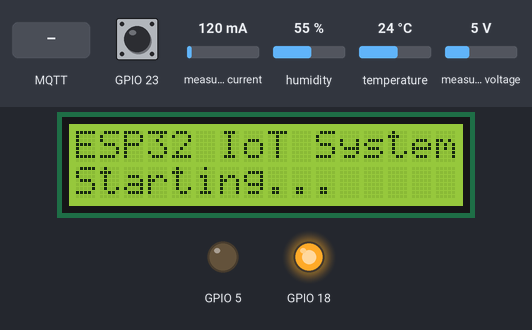
This program was run on a simulated ESP32. On the bench: 16×2 character LCD, output pins drawn as LEDs (lit = HIGH). Dashed ring = blinking. The test bench sets the inputs (shaded band); at power-on: GPIO 23 HIGH, temperature 24 °C, measured current 120 mA, humidity 55 %, measured voltage 5 V. WiFi joins after 1.5 s; servers stay silent unless stated; no MQTT or app messages arrive unless stated; what the program prints to the serial monitor is not drawn.

Above: at 2.2 s.
At 7.3 s:
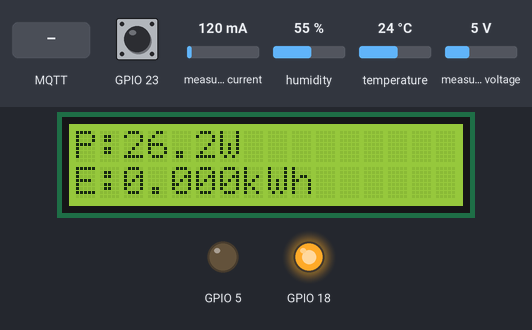
7.4 s: GPIO 23 pulled LOW for 0.15 s
At 7.9 s:
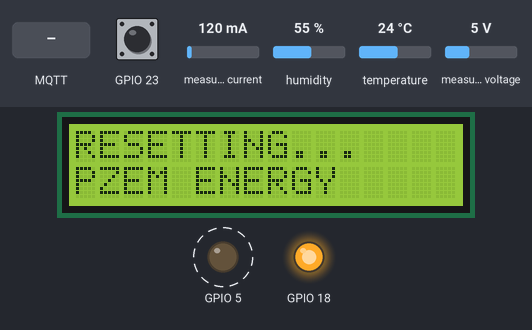
8.1 s: MQTT message "ON" arrives on the first subscribed topic
At 10.1 s:
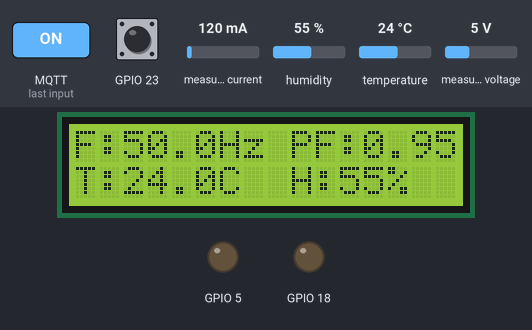
10.4 s: temperature set to 34.3 °C
16.5 s: temperature set to 35.9 °C
At 18.01 s:
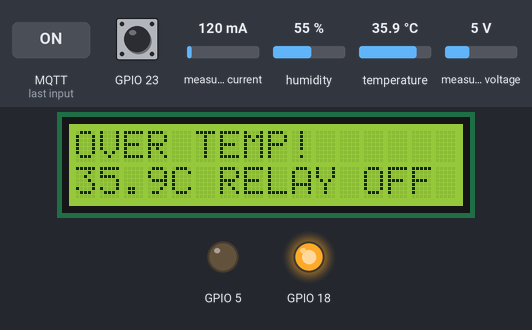
19.7 s: temperature set to 33.5 °C
25.8 s: temperature set to 32.3 °C
At 28.04 s:
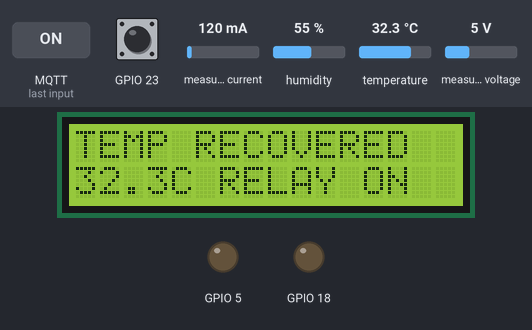
Timing chart, 0 to 29.5 s (numbered marks = the images above; inputs shaded):
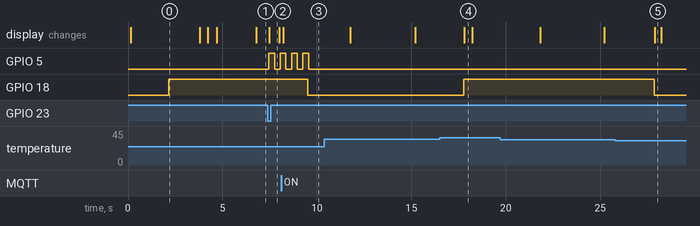

Measured:
- the behaviour switches between 35 and 35.1 °C on temperature (found by bisection; images 3 and 4)
- the behaviour switches between 33 and 32.9 °C on temperature (found by bisection; images 4 and 5)
- after the input at 7.4 s, GPIO 5: LOW → HIGH after 0.06 s, → LOW 0.30 s later, → HIGH 0.30 s later; the display: changes after 0.09 s (image 2)
- after the input at 8.1 s, GPIO 18: HIGH → LOW after 1.4 s
- after the input at 16.5 s, GPIO 18: LOW → HIGH after 1.3 s; the display: changes after 1.3 s (image 4)
- after the input at 25.8 s, GPIO 18: HIGH → LOW after 2.0 s; the display: changes after 2.1 s (image 5)
- what the display in image 0 shows lasts 3.7 s, from 0.1 s to 3.8 s

The program:

main.cpp
```cpp
#include <Arduino.h>

// Config & Secrets
#include "config.h"
#include "topics.h"
#include "secrets/wifi.h"
#include "secrets/mqtt.h"

// Network
#include "wifi_connect.h"
#include <WiFiClientSecure.h>
#include "ca_cert_emqx.h"
#include <PubSubClient.h>
#include "MQTT.h"

// Libraries
#include <Ticker.h>
#include <Wire.h>
#include <Adafruit_SHT31.h>
#include <PZEM004Tv30.h>
#include <LiquidCrystal_I2C.h>

namespace
{
    // WiFi & MQTT
    const char *ssid = WiFiSecrets::ssid;
    const char *password = WiFiSecrets::pass;
    String client_id_string;
    const char *client_id;

    // Hardware Objects
    Adafruit_SHT31 sht31 = Adafruit_SHT31();
    PZEM004Tv30 pzem(Serial2, PZEM_RX, PZEM_TX);
    LiquidCrystal_I2C lcd(LCD_I2C_ADDR, 16, 2);

    WiFiClientSecure tlsClient;
    PubSubClient mqttClient(tlsClient);

    // Tickers
    Ticker dhtTicker;
    Ticker pzemTicker;
    Ticker lcdTicker;
    Ticker ledBlinkTicker;
    Ticker systemInfoTicker;
    Ticker tempCheckTicker;

    // State Variables
    bool relayState = false;
    bool ledResetActive = false;
    int ledBlinkCount = 0;

    bool lastButtonState = HIGH;
    bool currentButtonState = HIGH;
    unsigned long lastDebounceTime = 0;

    int lcdDisplayMode = 0;
    unsigned long lastLcdUpdate = 0;

    unsigned long relay_on_time = 0;
    unsigned long relay_off_time = 0;
    unsigned long last_state_change = 0;
    bool last_relay_state = false;

    int currentSystemInfoIndex = 0;

    bool relayOffByOverTemp = false;     // Relay bị tắt do quá nhiệt
    bool wasRelayOnBeforeTrip = false;   // Trạng thái relay trước khi trip

    // Display Data Struct
    struct DisplayData {
        float voltage = 0.0f;
        float current = 0.0f;
        float power = 0.0f;
        float energy = 0.0f;
        float frequency = 0.0f;
        float powerFactor = 0.0f;
        float temperature = 0.0f;
        float humidity = 0.0f;
        bool relayState = false;
        bool dataValid = false;
    } displayData;
}

// Function Prototypes
void ledBlinkCallback();
void startLedResetIndicator();
void publishSystemInfoByIndex();
void updateRelayStats();
void publishRelayStats();
void updateLCD();
void dhtReadPublish();
void pzemReadPublish();
void controlRelay(bool state);
void toggleRelay();
void resetPzemEnergy();
void handleButton();
void mqttCallback(char *topic, uint8_t *payload, unsigned int length);
void scanI2C();
void checkTemperatureProtection();

// LED Blink Callback (cho PZEM reset indicator)
void ledBlinkCallback()
{
    if (ledBlinkCount < LED_BLINK_TOTAL) {
        digitalWrite(LED_RESET_PIN, !digitalRead(LED_RESET_PIN));
        ledBlinkCount++;
    } else {
        ledBlinkTicker.detach();
        digitalWrite(LED_RESET_PIN, LOW);
        ledResetActive = false;
        ledBlinkCount = 0;
    }
}

void startLedResetIndicator()
{
    ledResetActive = true;
    ledBlinkCount = 0;
    digitalWrite(LED_RESET_PIN, HIGH);
    ledBlinkTicker.attach_ms(LED_BLINK_INTERVAL, ledBlinkCallback);
}

// Scan I2C Devices (Debug)
void scanI2C()
{
    Serial.println("Scanning I2C bus...");
    byte count = 0;

    for (byte i = 8; i < 120; i++)
    {
        Wire.beginTransmission(i);
        if (Wire.endTransmission() == 0)
        {
            Serial.print("   Found device at 0x");
            if (i < 16) Serial.print("0");
            Serial.print(i, HEX);

            // Identify known devices
            if (i == LCD_I2C_ADDR) Serial.print(" (LCD)");
            if (i == SHT31_I2C_ADDR) Serial.print(" (SHT31)");
            if (i == 0x3F) Serial.print(" (LCD alt)");
            if (i == 0x45) Serial.print(" (SHT31 alt)");

            Serial.println();
            count++;
        }
    }

    if (count == 0) {
        Serial.println("No I2C devices found!");
        Serial.printf("Check wiring: SDA=GPIO%d, SCL=GPIO%d\n", SHT31_SDA, SHT31_SCL);
    } else {
        Serial.printf("Total: %d device(s) found\n", count);
    }
}

void checkTemperatureProtection()
{
    float currentTemp = displayData.temperature;

    // Skip nếu temperature không hợp lệ
    if (isnan(currentTemp) || currentTemp < -40 || currentTemp > 125) {
        return;
    }

    // ════════════════════════════════════════
    // CASE 1: Nhiệt độ QUÁ NGƯỠNG
    // ════════════════════════════════════════
    if (currentTemp > TEMP_THRESHOLD)
    {
        if (relayState == true)  // Relay đang ON
        {
            Serial.println("════════════════════════════════════════");
            Serial.printf("OVER TEMPERATURE PROTECTION!\n");
            Serial.printf("   Current: %.1f°C > Threshold: %.1f°C\n",
                         currentTemp, TEMP_THRESHOLD);
            Serial.println("AUTO TURNING RELAY OFF!");
            Serial.println("════════════════════════════════════════");

            // Lưu trạng thái trước khi tắt
            wasRelayOnBeforeTrip = true;
            relayOffByOverTemp = true;

            // Tắt relay (gọi function có sẵn)
            updateRelayStats();
            relayState = false;
            displayData.relayState = false;
            digitalWrite(RELAY_PIN, HIGH); // Active LOW - OFF

            // Publish status
            mqttClient.publish(MQTTTopics::RELAY_STATUS, "OFF", true);
            mqttClient.publish(MQTTTopics::RELAY_EVENT, "OFF:OVER_TEMP", false);

            last_relay_state = relayState;

            // Hiển thị LCD
            lcd.clear();
            lcd.setCursor(0, 0);
            lcd.print("OVER TEMP!");
            lcd.setCursor(0, 1);
            lcd.printf("%.1fC RELAY OFF", currentTemp);
        }
    }

    // ════════════════════════════════════════
    // CASE 2: Nhiệt độ TRỞ VỀ AN TOÀN
    // ════════════════════════════════════════
    else if (currentTemp < (TEMP_THRESHOLD - TEMP_HYSTERESIS))
    {
        if (relayOffByOverTemp && wasRelayOnBeforeTrip)
        {
            Serial.println("════════════════════════════════════════");
            Serial.printf("Temperature back to safe level\n");
            Serial.printf("Current: %.1f°C < %.1f°C\n",
                         currentTemp, TEMP_THRESHOLD - TEMP_HYSTERESIS);
            Serial.println("AUTO TURNING RELAY ON!");
            Serial.println("════════════════════════════════════════");

            // Bật relay trở lại
            updateRelayStats();
            relayState = true;
            displayData.relayState = true;
            digitalWrite(RELAY_PIN, LOW); // Active LOW - ON

            // Publish status
            mqttClient.publish(MQTTTopics::RELAY_STATUS, "ON", true);
            mqttClient.publish(MQTTTopics::RELAY_EVENT, "ON:TEMP_RECOVERED", false);

            last_relay_state = relayState;

            // Reset flags
            relayOffByOverTemp = false;
            wasRelayOnBeforeTrip = false;

            // Hiển thị LCD
            lcd.clear();
            lcd.setCursor(0, 0);
            lcd.print("TEMP RECOVERED");
            lcd.setCursor(0, 1);
            lcd.printf("%.1fC RELAY ON", currentTemp);
        }
    }
}

// Publish System Info (Rotated by Ticker)
void publishSystemInfoByIndex()
{
    if (!mqttClient.connected()) {
        return;
    }

    switch (currentSystemInfoIndex) {
        case 0: {
            int rssi = WiFi.RSSI();
            bool ok = mqttClient.publish(MQTTTopics::SYSTEM_RSSI, String(rssi).c_str(), false);
            Serial.printf("%s RSSI: %d dBm\n", ok ? "✅" : "❌", rssi);
            break;
        }
        case 1: {
            String ip = WiFi.localIP().toString();
            bool ok = mqttClient.publish(MQTTTopics::SYSTEM_IP, ip.c_str(), true);
            Serial.printf("%s IP: %s\n", ok ? "✅" : "❌", ip.c_str());
            break;
        }
        case 2: {
            unsigned long uptime = millis() / 1000;
            bool ok = mqttClient.publish(MQTTTopics::SYSTEM_UPTIME, String(uptime).c_str(), false);
            Serial.printf("%s Uptime: %lu seconds\n", ok ? "✅" : "❌", uptime);
            break;
        }
        case 3: {
            float heap = ESP.getFreeHeap() / 1024.0;
            bool ok = mqttClient.publish(MQTTTopics::SYSTEM_HEAP, String(heap, 1).c_str(), false);
            Serial.printf("%s Heap: %.1f KB\n", ok ? "✅" : "❌", heap);
            break;
        }
    }

    currentSystemInfoIndex = (currentSystemInfoIndex + 1) % 4;
}

// Update Relay Statistics
void updateRelayStats()
{
    unsigned long current_time = millis();
    unsigned long duration = current_time - last_state_change;

    if (last_relay_state) {
        relay_on_time += duration;
    } else {
        relay_off_time += duration;
    }

    last_state_change = current_time;
}

// Publish Relay Statistics
void publishRelayStats()
{
    if (mqttClient.connected())
    {
        String stats = "ON:" + String(relay_on_time / 1000) +
                      ",OFF:" + String(relay_off_time / 1000);
        bool success = mqttClient.publish(MQTTTopics::RELAY_STATS, stats.c_str(), false);
        Serial.printf("%s Relay Stats: %s\n",
                     success ? "✅" : "❌", stats.c_str());
    }
}

// Update LCD Display (Rotates through 3 screens)
void updateLCD()
{
    lcd.clear();

    switch (lcdDisplayMode) {
        case 0: // Voltage & Current
            lcd.setCursor(0, 0);
            lcd.print("V:");
            lcd.print(displayData.voltage, 1);
            lcd.print("V");

            lcd.setCursor(10, 0);
            lcd.print("R:");
            lcd.print(displayData.relayState ? "ON" : "OF");

            lcd.setCursor(0, 1);
            lcd.print("I:");
            lcd.print(displayData.current, 3);
            lcd.print("A");
            break;

        case 1: // Power & Energy
            lcd.setCursor(0, 0);
            lcd.print("P:");
            lcd.print(displayData.power, 1);
            lcd.print("W");

            lcd.setCursor(0, 1);
            lcd.print("E:");
            lcd.print(displayData.energy, 3);
            lcd.print("kWh");
            break;

        case 2: // Frequency, PF, Temp, Humidity
            lcd.setCursor(0, 0);
            lcd.print("F:");
            lcd.print(displayData.frequency, 1);
            lcd.print("Hz");

            lcd.setCursor(9, 0);
            lcd.print("PF:");
            lcd.print(displayData.powerFactor, 2);

            lcd.setCursor(0, 1);
            lcd.print("T:");
            lcd.print(displayData.temperature, 1);
            lcd.print("C");

            lcd.setCursor(9, 1);
            lcd.print("H:");
            lcd.print(displayData.humidity, 0);
            lcd.print("%");
            break;
    }

    if (millis() - lastLcdUpdate >= LCD_DISPLAY_CHANGE_INTERVAL) {
        lcdDisplayMode = (lcdDisplayMode + 1) % 3;
        lastLcdUpdate = millis();
    }
}

// Read & Publish SHT31 Data
void dhtReadPublish()
{
    float temperature = sht31.readTemperature();
    float humidity = sht31.readHumidity();

    if (isnan(temperature) || isnan(humidity))
    {
        Serial.println("Failed to read from SHT31 sensor!");
        return;
    }

    Serial.printf("Temperature: %.1f°C, Humidity: %.1f%%\n", temperature, humidity);

    displayData.temperature = temperature;
    displayData.humidity = humidity;

    mqttClient.publish(MQTTTopics::TEMPERATURE, String(temperature, 1).c_str(), false);
    mqttClient.publish(MQTTTopics::HUMIDITY, String(humidity, 1).c_str(), false);
}

// Read & Publish PZEM Data
void pzemReadPublish()
{
    float voltage = pzem.voltage();
    float current = pzem.current();
    float power = pzem.power();
    float energy = pzem.energy();
    float frequency = pzem.frequency();
    float pf = pzem.pf();

    displayData.voltage = voltage;
    displayData.current = current;
    displayData.power = power;
    displayData.energy = energy;
    displayData.frequency = frequency;
    displayData.powerFactor = pf;
    displayData.dataValid = !isnan(voltage) && !isnan(current);

    if (!isnan(voltage)) {
        Serial.printf("Voltage: %.1fV\n", voltage);
        mqttClient.publish(MQTTTopics::VOLTAGE, String(voltage, 1).c_str(), false);
    }

    if (!isnan(current)) {
        Serial.printf("Current: %.3fA\n", current);
        mqttClient.publish(MQTTTopics::CURRENT, String(current, 3).c_str(), false);
    }

    if (!isnan(power)) {
        Serial.printf("Power: %.1fW\n", power);
        mqttClient.publish(MQTTTopics::POWER, String(power, 1).c_str(), false);
    }

    if (!isnan(energy)) {
        Serial.printf("Energy: %.3fkWh\n", energy);
        mqttClient.publish(MQTTTopics::ENERGY, String(energy, 3).c_str(), false);
    }

    if (!isnan(frequency)) {
        Serial.printf("Frequency: %.1fHz\n", frequency);
        mqttClient.publish(MQTTTopics::FREQUENCY, String(frequency, 1).c_str(), false);
    }

    if (!isnan(pf)) {
        Serial.printf("PF: %.2f\n", pf);
        mqttClient.publish(MQTTTopics::POWER_FACTOR, String(pf, 2).c_str(), false);
    }

    Serial.println("─────────────────");
}

// Control Relay
void controlRelay(bool state)
{
    updateRelayStats();

    relayState = state;
    displayData.relayState = state;
    digitalWrite(RELAY_PIN, relayState ? LOW : HIGH); // Active LOW

    mqttClient.publish(MQTTTopics::RELAY_STATUS, relayState ? "ON" : "OFF", true);

    String event = String(relayState ? "ON" : "OFF");
    mqttClient.publish(MQTTTopics::RELAY_EVENT, event.c_str(), false);

    last_relay_state = relayState;

    if (state == false) {
        relayOffByOverTemp = false;
        wasRelayOnBeforeTrip = false;
    }

    Serial.printf("Relay: %s\n", relayState ? "ON" : "OFF");
}

// Toggle Relay
void toggleRelay()
{
    controlRelay(!relayState);
}

// Reset PZEM Energy
void resetPzemEnergy()
{
    Serial.println("Resetting PZEM energy...");

    startLedResetIndicator();

    lcd.clear();
    lcd.setCursor(0, 0);
    lcd.print("RESETTING...");
    lcd.setCursor(0, 1);
    lcd.print("PZEM ENERGY");
    delay(500);

    bool success = pzem.resetEnergy();

    if (success) {
        Serial.println("PZEM energy reset successful");
        mqttClient.publish(MQTTTopics::PZEM_STATUS, "RESET_SUCCESS", false);
        mqttClient.publish(MQTTTopics::ENERGY, "0.000", false);

        lcd.clear();
        lcd.setCursor(0, 0);
        lcd.print("RESET SUCCESS!");
        lcd.setCursor(0, 1);
        lcd.print("Energy: 0.000kWh");
        delay(1500);

        displayData.energy = 0.0f;
    } else {
        Serial.println("PZEM energy reset failed");
        mqttClient.publish(MQTTTopics::PZEM_STATUS, "RESET_FAILED", false);

        lcd.clear();
        lcd.setCursor(0, 0);
        lcd.print("RESET FAILED!");
        lcd.setCursor(0, 1);
        lcd.print("Check PZEM");
        delay(1500);
    }
}

// Handle Button Press
void handleButton()
{
    bool reading = digitalRead(BUTTON_PIN);

    if (reading != lastButtonState) {
        lastDebounceTime = millis();
    }

    if ((millis() - lastDebounceTime) > BUTTON_DEBOUNCE_DELAY) {
        if (reading != currentButtonState) {
            currentButtonState = reading;

            if (currentButtonState == LOW) {
                Serial.println("Button pressed - Resetting energy");
                resetPzemEnergy();
            }
        }
    }

    lastButtonState = reading;
}

// MQTT Callback
void mqttCallback(char *topic, uint8_t *payload, unsigned int length)
{
    char command[length + 1];
    memcpy(command, payload, length);
    command[length] = '\0';

    Serial.printf("MQTT Message: %s → %s\n", topic, command);

    if (strcmp(topic, MQTTTopics::RELAY_CONTROL) == 0)
    {
        if (strcmp(command, "ON") == 0 || strcmp(command, "1") == 0) {
            controlRelay(true);
        }
        else if (strcmp(command, "OFF") == 0 || strcmp(command, "0") == 0) {
            controlRelay(false);
        }
        else if (strcmp(command, "TOGGLE") == 0) {
            toggleRelay();
        }
    }
    else if (strcmp(topic, MQTTTopics::PZEM_RESET) == 0)
    {
        if (strcmp(command, "RESET") == 0 || strcmp(command, "reset") == 0 ||
            strcmp(command, "RESET_ENERGY") == 0) {
            resetPzemEnergy();
        }
    }
}

// SETUP
void setup()
{
    Serial.begin(115200);
    delay(10);

    Serial.println("\n\nESP32 IoT System Starting...");
    Serial.println("════════════════════════════════════════");
    Serial.printf("Core: %d, CPU: %dMHz\n", xPortGetCoreID(), ESP.getCpuFreqMHz());
    Serial.printf("Flash: %dMB, Free Heap: %.1fKB\n",
                  ESP.getFlashChipSize() / 1024 / 1024,
                  ESP.getFreeHeap() / 1024.0);
    Serial.printf("SDK: %s\n", ESP.getSdkVersion());
    Serial.println("════════════════════════════════════════");

    // Hardware Init
    Wire.begin(SHT31_SDA, SHT31_SCL);
    Serial.printf("I2C initialized (SDA=GPIO%d, SCL=GPIO%d)\n", SHT31_SDA, SHT31_SCL);

    // Scan I2C Bus
    scanI2C();

    // SHT31 Init
    if (!sht31.begin(SHT31_I2C_ADDR)) {
        Serial.printf("SHT31 not found at 0x%02X\n", SHT31_I2C_ADDR);
    } else {
        Serial.printf("SHT31 sensor found at 0x%02X\n", SHT31_I2C_ADDR);
    }

    // LCD Init
    lcd.init();
    lcd.backlight();
    lcd.clear();
    lcd.setCursor(0, 0);
    lcd.print("ESP32 IoT System");
    lcd.setCursor(0, 1);
    lcd.print("Starting...");
    Serial.printf("LCD initialized at 0x%02X\n", LCD_I2C_ADDR);
    delay(2000);

    // GPIO Init
    pinMode(LED_RESET_PIN, OUTPUT);
    pinMode(RELAY_PIN, OUTPUT);
    pinMode(BUTTON_PIN, INPUT_PULLUP);

    digitalWrite(LED_RESET_PIN, LOW);
    digitalWrite(RELAY_PIN, HIGH); // Active LOW - OFF
    relayState = false;
    displayData.relayState = false;
    last_relay_state = false;
    last_state_change = millis();

    Serial.println("Relay: OFF (active LOW)");
    Serial.printf("LED Reset: GPIO%d\n", LED_RESET_PIN);
    Serial.printf("Button: GPIO%d\n", BUTTON_PIN);
    Serial.printf("PZEM: Serial2 (RX=GPIO%d, TX=GPIO%d)\n", PZEM_RX, PZEM_TX);

    // WiFi Setup
    Serial.println("════════════════════════════════════════");
    setup_wifi(ssid, password);

    // MQTT Setup
    client_id_string = "esp32-" + WiFi.macAddress();
    client_id_string.replace(":", "");
    client_id = client_id_string.c_str();

    Serial.println("════════════════════════════════════════");
    Serial.printf(" MQTT Client ID: %s\n", client_id);

    tlsClient.setCACert(ca_cert);
    mqttClient.setCallback(mqttCallback);
    mqttClient.setServer(EMQX::broker, EMQX::port);
    mqttClient.setBufferSize(MQTT_BUFFER_SIZE);
    mqttClient.setKeepAlive(MQTT_KEEPALIVE);

    Serial.printf("MQTT Buffer: %d bytes\n", MQTT_BUFFER_SIZE);
    Serial.printf("MQTT Keepalive: %ds\n", MQTT_KEEPALIVE);

    // Start Tickers
    dhtTicker.attach_ms(DHT_READ_INTERVAL, dhtReadPublish);
    pzemTicker.attach_ms(PZEM_READ_INTERVAL, pzemReadPublish);
    lcdTicker.attach_ms(LCD_UPDATE_INTERVAL, updateLCD);
    systemInfoTicker.attach_ms(SYSTEM_INFO_INTERVAL, publishSystemInfoByIndex);
    tempCheckTicker.attach_ms(TEMP_CHECK_INTERVAL, checkTemperatureProtection);

    Serial.println("════════════════════════════════════════");
    Serial.println("Ticker Intervals:");
    Serial.printf("   SHT31: %dms\n", DHT_READ_INTERVAL);
    Serial.printf("   PZEM: %dms\n", PZEM_READ_INTERVAL);
    Serial.printf("   LCD: %dms\n", LCD_UPDATE_INTERVAL);
    Serial.printf("   System Info: %dms\n", SYSTEM_INFO_INTERVAL);
    Serial.printf("   Relay Stats: %dms\n", RELAY_STATS_INTERVAL);
    Serial.printf("   Temp Check: %dms\n", TEMP_CHECK_INTERVAL);

    Serial.println("════════════════════════════════════════");
    Serial.println("  Temperature Protection:");
    Serial.printf("   Threshold: %.1f°C\n", TEMP_THRESHOLD);
    Serial.printf("   Hysteresis: %.1f°C\n", TEMP_HYSTERESIS);
    Serial.printf("   Auto OFF when T > %.1f°C\n", TEMP_THRESHOLD);
    Serial.printf("   Auto ON when T < %.1f°C (if was ON before)\n",
                  TEMP_THRESHOLD - TEMP_HYSTERESIS);

    Serial.println("════════════════════════════════════════");
    Serial.println("System ready!");
    Serial.println("MQTT Topics:");
    Serial.println("   System: home/system/* (mqtt, rssi, ip, uptime, heap)");
    Serial.println("   Relay:  home/relay/* (control, status, event, stats)");
    Serial.println("   Sensors: home/* (temperature, humidity, voltage, etc.)");
    Serial.println("════════════════════════════════════════\n");

    lcd.clear();
    lcd.setCursor(0, 0);
    lcd.print("SYSTEM READY");
    lcd.setCursor(0, 1);
    lcd.print("Connecting MQTT");
    delay(1000);
}

// MAIN LOOP
void loop()
{
    const char *subscribe_topics[] = {
        MQTTTopics::RELAY_CONTROL,
        MQTTTopics::PZEM_RESET
    };

    MQTT::reconnectWithLWT(
        mqttClient,
        client_id,
        EMQX::username,
        EMQX::password,
        subscribe_topics,
        2,
        MQTTTopics::MQTT_STATUS,
        MQTTTopics::MQTT_LWT,
        MQTTTopics::MQTT_ONLINE
    );

    mqttClient.loop();
    handleButton();

    MQTT::heartbeat(mqttClient, MQTTTopics::MQTT_STATUS, MQTTTopics::MQTT_ONLINE);
    checkWiFiConnection();

    // Relay Stats (every 60s)
    static unsigned long lastStatsPublish = 0;
    if (mqttClient.connected() && (millis() - lastStatsPublish > RELAY_STATS_INTERVAL)) {
        lastStatsPublish = millis();
        publishRelayStats();
    }

    delay(10);
}
```

Source omitted: mqtt.h (159 bytes), wifi.h (145 bytes), MQTT.h (5796 bytes), ca_cert_emqx.h (241 bytes), topics.h (2285 bytes), wifi_connect.h (2697 bytes), config.h (1943 bytes)
